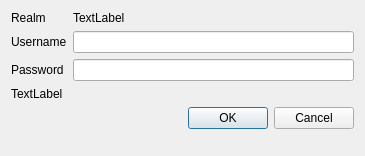
<?xml version="1.0" encoding="UTF-8"?>
<ui version="4.0">
 <class>QgsCredentialDialog</class>
 <widget class="QDialog" name="QgsCredentialDialog">
  <property name="geometry">
   <rect>
    <x>0</x>
    <y>0</y>
    <width>365</width>
    <height>156</height>
   </rect>
  </property>
  <property name="windowTitle">
   <string>Enter Credentials</string>
  </property>
  <layout class="QFormLayout" name="formLayout">
   <property name="fieldGrowthPolicy">
    <enum>QFormLayout::ExpandingFieldsGrow</enum>
   </property>
   <item row="2" column="0">
    <widget class="QLabel" name="label">
     <property name="text">
      <string>Username</string>
     </property>
    </widget>
   </item>
   <item row="2" column="1">
    <widget class="QLineEdit" name="leUsername"/>
   </item>
   <item row="3" column="0">
    <widget class="QLabel" name="label_2">
     <property name="text">
      <string>Password</string>
     </property>
    </widget>
   </item>
   <item row="3" column="1">
    <widget class="QLineEdit" name="lePassword">
     <property name="echoMode">
      <enum>QLineEdit::Password</enum>
     </property>
    </widget>
   </item>
   <item row="5" column="0" colspan="2">
    <widget class="QDialogButtonBox" name="buttonBox">
     <property name="orientation">
      <enum>Qt::Horizontal</enum>
     </property>
     <property name="standardButtons">
      <set>QDialogButtonBox::Cancel|QDialogButtonBox::Ok</set>
     </property>
    </widget>
   </item>
   <item row="1" column="1">
    <widget class="QLabel" name="labelRealm">
     <property name="text">
      <string>TextLabel</string>
     </property>
    </widget>
   </item>
   <item row="4" column="0" colspan="2">
    <widget class="QLabel" name="labelMessage">
     <property name="text">
      <string>TextLabel</string>
     </property>
    </widget>
   </item>
   <item row="1" column="0">
    <widget class="QLabel" name="label_3">
     <property name="text">
      <string>Realm</string>
     </property>
    </widget>
   </item>
  </layout>
 </widget>
 <resources/>
 <connections>
  <connection>
   <sender>buttonBox</sender>
   <signal>accepted()</signal>
   <receiver>QgsCredentialDialog</receiver>
   <slot>accept()</slot>
   <hints>
    <hint type="sourcelabel">
     <x>248</x>
     <y>254</y>
    </hint>
    <hint type="destinationlabel">
     <x>157</x>
     <y>274</y>
    </hint>
   </hints>
  </connection>
  <connection>
   <sender>buttonBox</sender>
   <signal>rejected()</signal>
   <receiver>QgsCredentialDialog</receiver>
   <slot>reject()</slot>
   <hints>
    <hint type="sourcelabel">
     <x>316</x>
     <y>260</y>
    </hint>
    <hint type="destinationlabel">
     <x>286</x>
     <y>274</y>
    </hint>
   </hints>
  </connection>
 </connections>
</ui>
